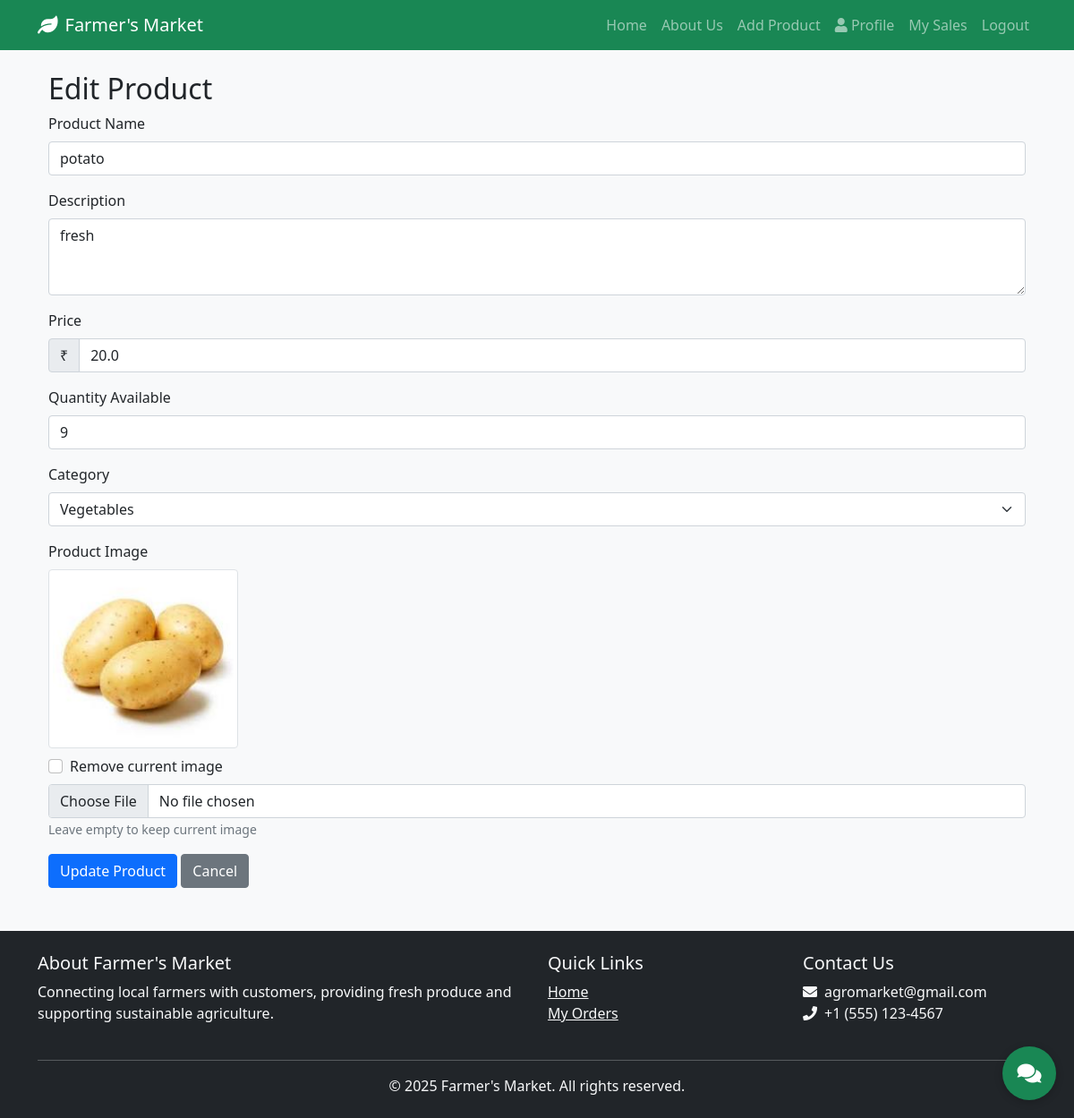
The page /edit_product/2 (signed in) on the database its author committed.
### app.py (models this page shows)
class Product(db.Model):
    id = db.Column(db.Integer, primary_key=True)
    name = db.Column(db.String(100), nullable=False)
    description = db.Column(db.Text, nullable=False)
    price = db.Column(db.Float, nullable=False)
    quantity = db.Column(db.Integer, nullable=False)
    category = db.Column(db.String(50), nullable=False)
    image_url = db.Column(db.String(200))
    seller_id = db.Column(db.Integer, db.ForeignKey('user.id'), nullable=False)

### app.py (the view, shortened to what this page needs)
@app.route('/edit_product/<int:product_id>', methods=['GET', 'POST'])
@login_required
def edit_product(product_id):
    if not current_user.is_farmer:
        flash('Only farmers can edit products')
        return redirect(url_for('home'))
    product = Product.query.get_or_404(product_id)
    if product.seller_id != current_user.id:
        flash('You can only edit your own products')
        return redirect(url_for('home'))
    return render_template('edit_product.html', product=product)

### app.py (called while the page is built)
@login_manager.user_loader
def load_user(user_id):
    return User.query.get(int(user_id))

### templates/edit_product.html (shortened to what this page needs)
{% extends "base.html" %}
{% block content %}
<div class="container mt-4">
    <h2>Edit Product</h2>
    <form method="POST" enctype="multipart/form-data">
        <div class="mb-3">
            <label for="name" class="form-label">Product Name</label>
            <input type="text" class="form-control" id="name" name="name" value="{{ product.name }}" required>
        </div>
        <div class="mb-3">
            <label for="description" class="form-label">Description</label>
            <textarea class="form-control" id="description" name="description" rows="3" required>{{ product.description }}</textarea>
        </div>
        <div class="mb-3">
            <label for="price" class="form-label">Price</label>
            <div class="input-group">
                <span class="input-group-text">₹</span>
                <input type="number" class="form-control" id="price" name="price" step="0.01" value="{{ product.price }}" required>
            </div>
        </div>
        <div class="mb-3">
            <label for="quantity" class="form-label">Quantity Available</label>
            <input type="number" class="form-control" id="quantity" name="quantity" value="{{ product.quantity }}" required>
        </div>
        <div class="mb-3">
            <label for="category" class="form-label">Category</label>
            <select class="form-select" id="category" name="category" required>
                <option value="Vegetables" {% if product.category == 'Vegetables' %}selected{% endif %}>Vegetables</option>
            </select>
        </div>
        <div class="mb-3">
            <label for="image" class="form-label">Product Image</label>
            {% if product.image_url %}
            <div class="mb-2">
                <img src="{{ url_for('static', filename=product.image_url) }}" alt="{{ product.name }}" style="max-height: 200px;" class="img-thumbnail">
                <div class="form-check mt-2">
                    <input class="form-check-input" type="checkbox" id="remove_image" name="remove_image">
                    <label class="form-check-label" for="remove_image">
                        Remove current image
                    </label>
                </div>
            </div>
            {% endif %}
            <input type="file" class="form-control" id="image" name="image" accept="image/*">
            <small class="text-muted">Leave empty to keep current image</small>
        </div>
        <div class="mb-3">
            <button type="submit" class="btn btn-primary">Update Product</button>
            <a href="{{ url_for('home') }}" class="btn btn-secondary">Cancel</a>
        </div>
    </form>
</div>
{% endblock %}

### static/css/style.css (style rules this page uses)
body { background-color: #f8f9fa; }

### rows shown on the page
Product: name "potato", description "fresh", price "20.0", quantity "9", image_url (picture)
